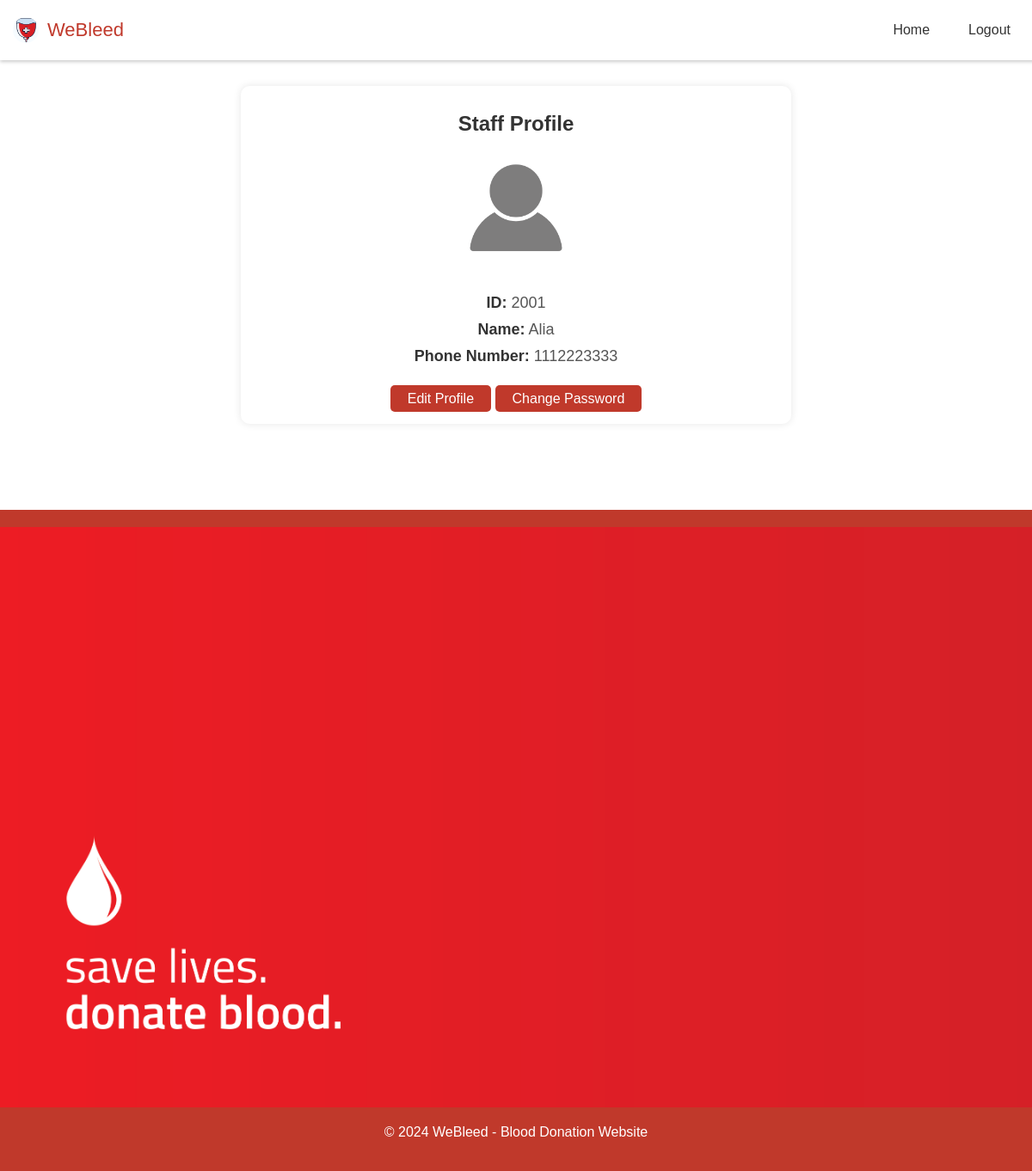
The app's page /staff_profile.php (signed in) with its own data.
### tables this page shows
CREATE TABLE `staff` (
  `staffID` int(4) NOT NULL,
  `staffPassword` varchar(20) NOT NULL,
  `staffName` varchar(25) NOT NULL,
  `staffPhoneNo` varchar(12) NOT NULL,
  `bcID` int(4) NOT NULL
);

### staff_profile.php (the view, shortened to what this page needs)
<?php
include('connection.php');
$staffid = $_SESSION['staffID'];
$query = "SELECT * FROM staff WHERE staffID = '$staffid'";
$result = mysqli_query($condb, $query);
if ($result && mysqli_num_rows($result) > 0) {
    $staff = mysqli_fetch_assoc($result);
} else {
    echo "Error fetching staff data.";
    exit();
}
?>
<!DOCTYPE html>
<html lang="en">
<head>
    <link rel="stylesheet" href="style.css">
</head>
<body>
    <nav class="navbar">
        <div class="logo_item">
            <img src="logo.jpg" alt="Company Logo">
            <span>WeBleed</span>
        </div>
        <div class="navbar_content">
            <ul>
                <li><a href="home_staff.php">Home</a></li>
                <li><a href="logout.php">Logout</a></li>
            </ul>
        </div>
    </nav>
    <div class="profile-container">
        <h2>Staff Profile</h2>
        <div class="profile-pic">
                <img src="nopfp.png" alt="Profile Picture">
        </div>
        <div class="profile-info">
            <p><strong>ID:</strong> <?php echo $staff['staffID']; ?></p>
            <p><strong>Name:</strong> <?php echo $staff['staffName']; ?></p>
            <p><strong>Phone Number:</strong> <?php echo $staff['staffPhoneNo']; ?></p>
        </div>
        <div class="profile-actions">
            <a href="staff_edit_profile.php" class="button">Edit Profile</a>
            <a href="staff_change_password.php" class="button">Change Password</a>
        </div>
    </div>
    <footer>
        <img src="bottom.png" alt="Footer Image">
        <p>&copy; 2024 WeBleed - Blood Donation Website</p>
    </footer>
</body>
</html>

### style.css (style rules this page uses)
body { font-family: Arial, sans-serif; margin: 0; padding: 0; background-color: white; color: #333; background-image: none; background-size: cover; }
h2 { text-align: center; color: #c0392b; margin-top: 10px; margin-bottom: 10px; }
footer { background-color: #c0392b; color: #fff; text-align: center; padding: 20px 0; }
footer img { width: 100%; height: auto; max-width: 100%; }
.navbar { position: fixed; top: 0; width: 100%; background-color: #fff; display: flex; justify-content: space-between; align-items: center; padding: 20px 5px; z-index: 1000; box-shadow: 0 2px 4px rgba(0, 0, 0, 0.2); }
.logo_item { display: flex; align-items: center; column-gap: 10px; font-size: 22px; font-weight: 500; color: #c0392b; margin-left: 5px; }
.navbar img { width: 30px; height: 30px; border-radius: 50%; margin-left: 5px; }
.navbar_content ul { margin: 0; padding: 0; list-style: none; display: flex; }
.navbar_content li { margin-left: 15px; }
.navbar_content a { text-decoration: none; color: #333; padding: 10px 15px; transition: color 0.3s ease; }
.profile-container { max-width: 600px; margin: 100px auto; padding: 20px; background-color: #fff; border-radius: 10px; box-shadow: 0 0 10px rgba(0, 0, 0, 0.1); text-align: center; }
.profile-container h2 { margin-bottom: 10px; font-size: 24px; color: #333; }
.profile-info p { margin: 10px 0; font-size: 18px; color: #555; }
.profile-info strong { color: #333; }
.profile-actions { margin-top: 30px; }
.profile-actions .button { padding: 7px 20px; background-color: #c0392b; color: #fff; border: none; border-radius: 5px; cursor: pointer; text-decoration: none; font-size: 16px; transition: background-color 0.3s ease; }
.profile-pic img { width: 150px; height: 150px; border-radius: 50%; margin-bottom: 10px; }

### records on screen
staff: staffID "2001", staffName "Alia", staffPhoneNo "1112223333"
